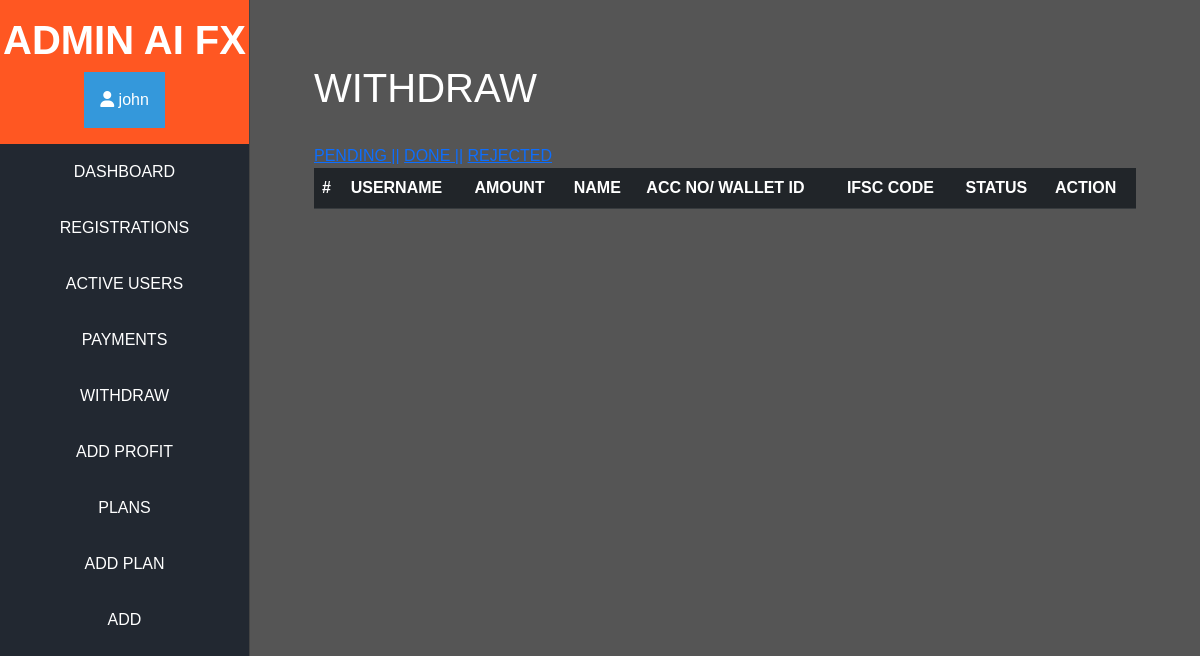
/moderator/withdraw/rejected (signed in), run on an earlier commit of the app's database.
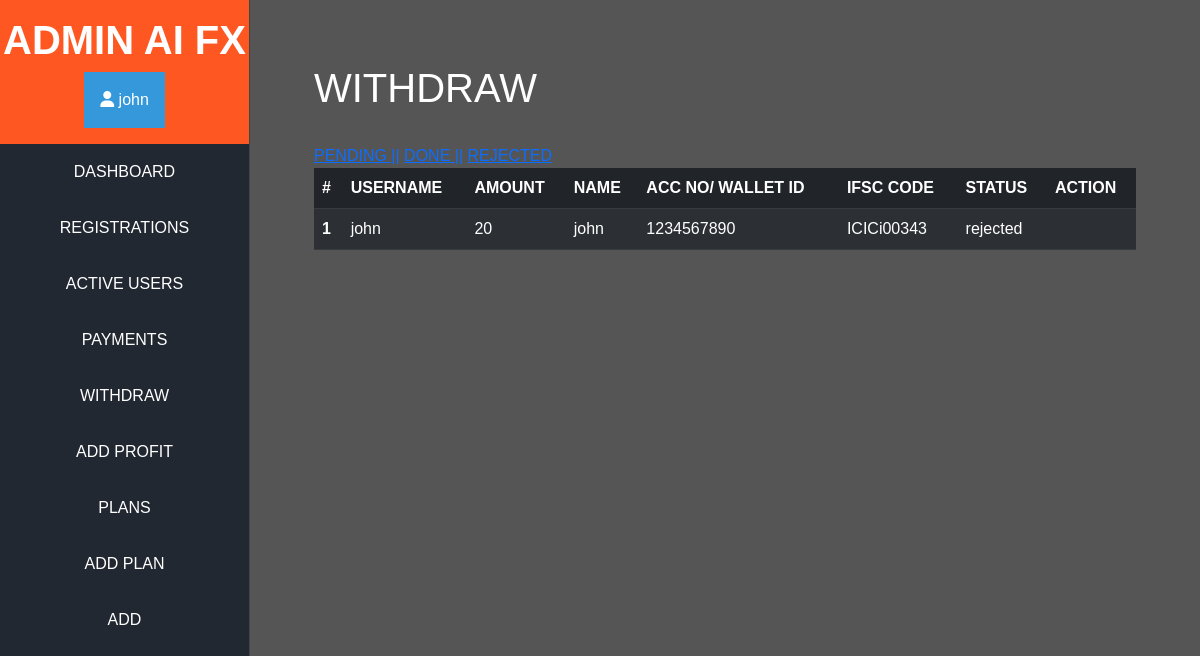
And on a later commit of the database.
### home/models.py (models this page shows)
class Withdraw(models.Model):
    user = models.ForeignKey(User, on_delete=models.CASCADE)
    withdraw_amount = models.CharField(max_length=100)
    account_name = models.CharField(max_length=100)
    account_no = models.CharField(max_length=100, null=True)
    wallet_id = models.CharField(max_length=100, null=True)
    ifsc_code = models.CharField(max_length=100, null=True)
    withdraw_status = models.CharField(max_length=100)

### home/views.py (the view, shortened to what this page needs)
# urls.py: path('moderator/withdraw/<str:status>', login_required(views.ModWithdraw_view.as_view()), name='mod_withdraw'),
class ModWithdraw_view(View):
    def get(self,request, **kwargs):
        status = kwargs["status"]
        context = {
            "withdraws": models.Withdraw.objects.all(),
            "status": status,
        }
        return render(request, 'mod/withdraw.html', context=context)

### templates/mod/withdraw.html (shortened to what this page needs)
{% extends 'mod/admbase.html' %}
{% block content%}
<div class="m-5">
<h1> WITHDRAW </h1>
<br>
<a href="{% url 'mod_withdraw' status='pending' %}">PENDING ||</a>
<a href="{% url 'mod_withdraw' status='done' %}">DONE ||</a>
<a href="{% url 'mod_withdraw' status='rejected' %}">REJECTED</a>
<table class="table table-dark table-striped">
  <thead>
      <tr>
        <th scope="col">#</th>
        <th scope="col">USERNAME</th>
        <th scope="col">AMOUNT</th>
        <th scope="col">NAME</th>
        <th scope="col">ACC NO/ WALLET ID</th>
        <th scope="col">IFSC CODE</th>
        <th scope="col">STATUS</th>
        <th scope="col">ACTION</th>
      </tr>
    </thead>
    <tbody>
      {% for withdraw in withdraws %}
      {% if withdraw.withdraw_status == status %}
      <tr>
        <th scope="row">{{ forloop.counter }}</th>
        <td>{{ withdraw.user.username }}</td>
        <td>{{ withdraw.withdraw_amount }}</td>
        <td>{{ withdraw.account_name }}</td>
        {% if withdraw.account_no != None %}
        <td>{{ withdraw.account_no }}</td>
        {% elif withdraw.account_no == None %}
        <td>{{ withdraw.wallet_id }}</td>
        {% endif %}
        <td>
        {% if withdraw.ifsc_code != None %}
        {{ withdraw.ifsc_code }}
        {% endif %}
        </td>
        <td>{{ withdraw.withdraw_status }}</td>
        <td>
        </td>
      </tr>
      {% endif %}
      {% endfor %}
    </tbody>
  </table>
{% endblock %}

What changed in the data, as far as the page shows it:
added Withdraw: user.username "john", withdraw_amount "20", account_name "john", account_no "1234567890", ifsc_code "ICICi00343", withdraw_status "rejected"
